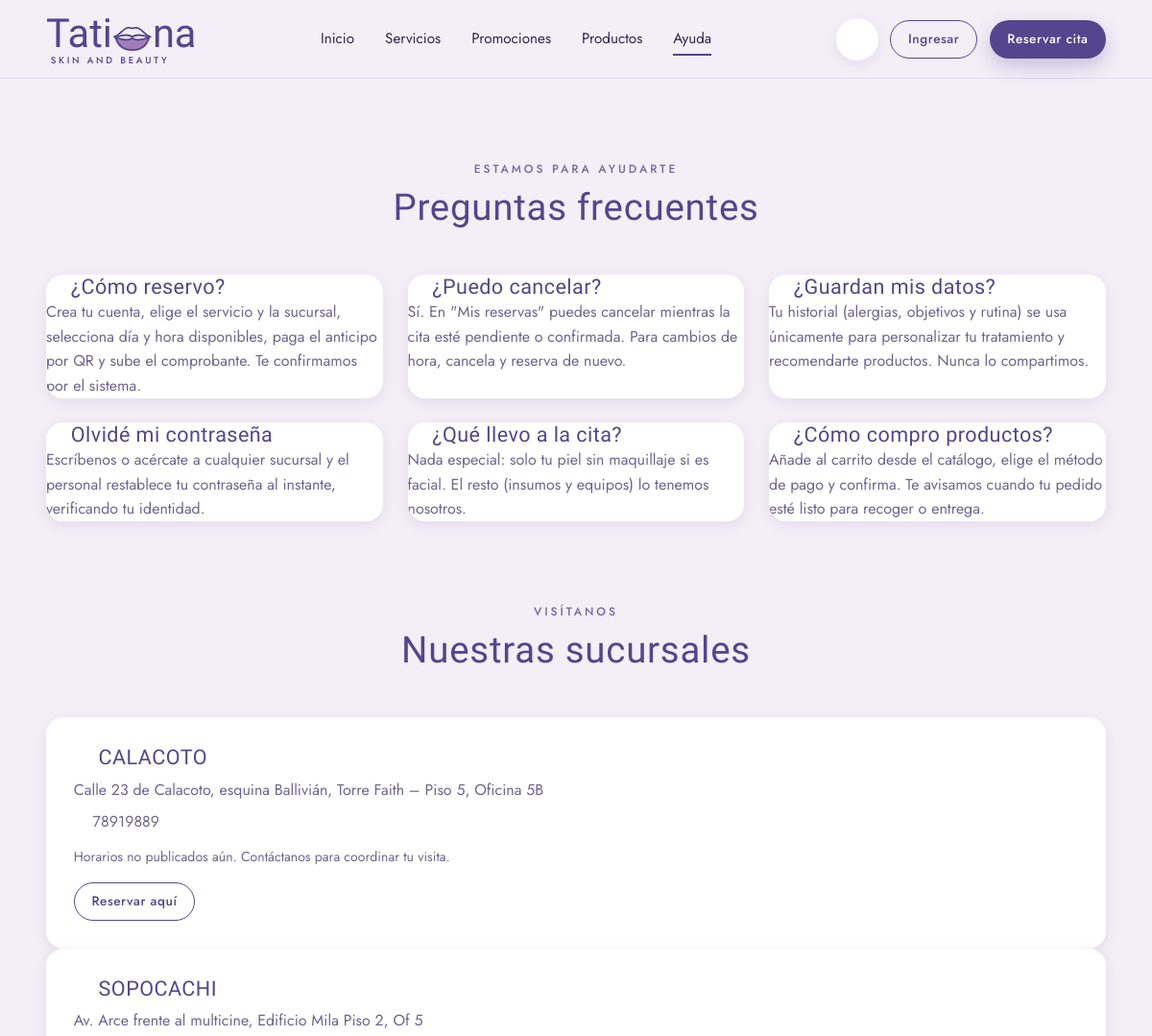
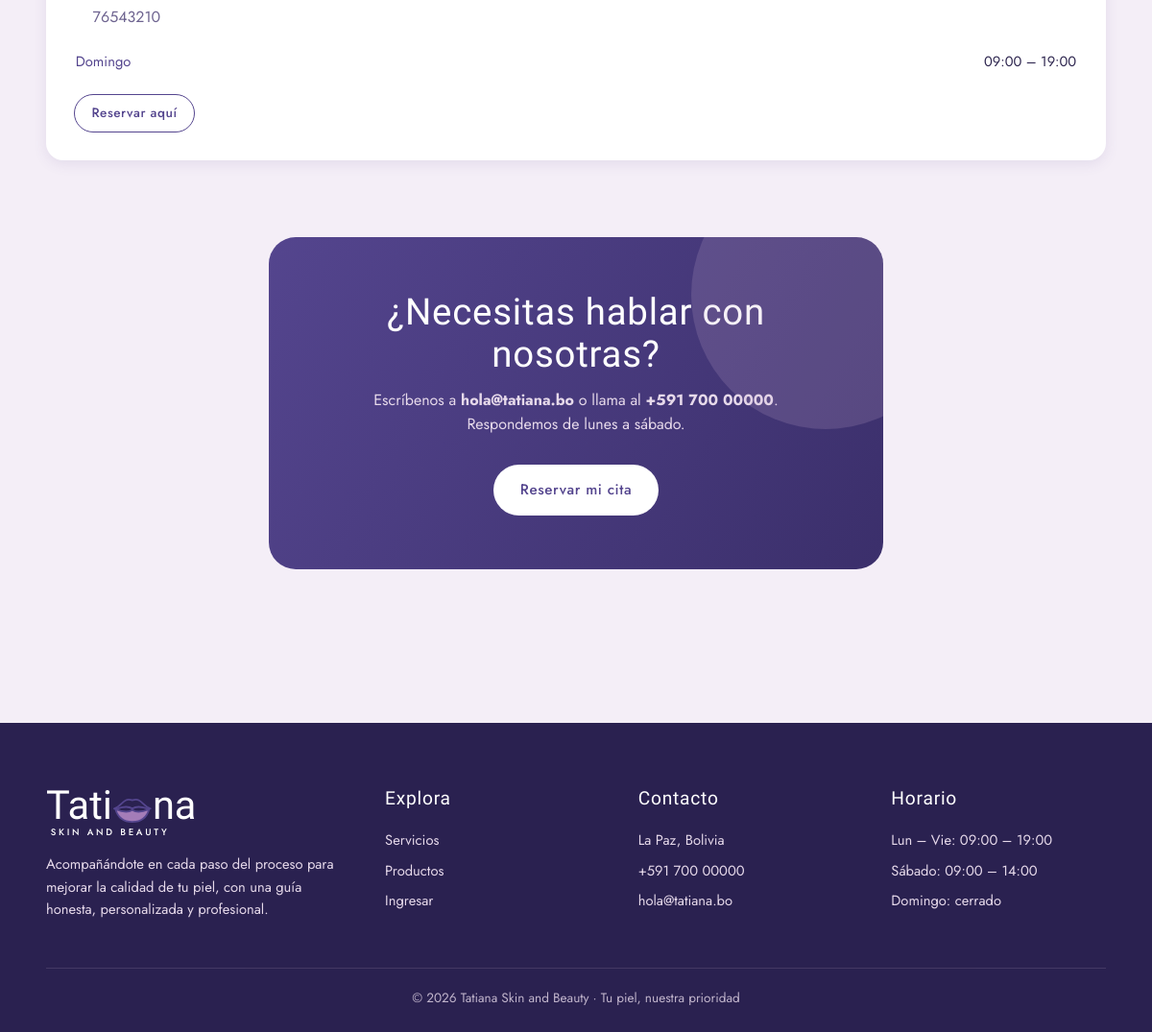
Screenshot of /index.php?v=ayuda with the database file from the repository (2 pictures, top to bottom).
### tables this page shows
CREATE TABLE `sucursal` (
  `id_sucursal` varchar(10) NOT NULL,
  `nombre_sucursal` varchar(50) NOT NULL,
  `direccion` varchar(150) DEFAULT NULL,
  `telefono` varchar(20) DEFAULT NULL
);

CREATE TABLE `horario_sucursal` (
  `id_horario` int(11) NOT NULL,
  `dia_semana` enum('Lunes','Martes','Miercoles','Jueves','Viernes','Sabado','Domingo') DEFAULT NULL,
  `hora_apertura` time DEFAULT NULL,
  `hora_cierre` time DEFAULT NULL,
  `es_activo` tinyint(1) DEFAULT NULL,
  `id_sucursal` varchar(10) DEFAULT NULL
);

### app/controllers/Controller.php (called while the page is built, shortened)
<?php
abstract class Controller
{
    protected function vista(string $archivo, array $datos = []): void
    {
        $datos += $this->avisos();
        extract($datos, EXTR_SKIP);
        require BASE_PATH . '/app/views/' . $archivo;
    }
    private function avisos(): array
    {
        $avisos = ['avisos_cliente' => 0, 'avisos_admin' => 0];
        $u = Auth::usuario();
        if ($u === null) {
            return $avisos;
        }
        return $avisos;
    }
}

### app/controllers/HomeController.php (called while the page is built, shortened)
<?php
final class HomeController extends Controller
{
    public function ayuda(): void
    {
        $this->vista('home/ayuda.php', ['sucursales' => Sucursal::conHorariosActivos()]);
    }
}

### app/core/Router.php (called while the page is built, shortened)
<?php
final class Router
{
    public function despachar(): void
    {
        $vista = (string)($_GET['v'] ?? 'home');
        [$clase, $metodo, $nivel] = $this->rutas[$vista];
        try {
            (new $clase())->$metodo();
        } catch (\Throwable $e) {
            error_log('[APP] ' . $e->getMessage() . ' @ ' . $e->getFile() . ':' . $e->getLine());
            (new ErroresController())->error($e);
        }
    }
}

### public/index.php (called while the page is built, shortened)
<?php
require dirname(__DIR__) . '/app/bootstrap.php';
$rutas = require BASE_PATH . '/config/routes.php';
(new App\Core\Router($rutas))->despachar();

### app/bootstrap.php (called while the page is built, shortened)
<?php
spl_autoload_register(function (string $clase): void {
    $mapa = [
        'App\\Core\\'        => '/app/core/',
        'App\\Models\\'      => '/app/models/',
        'App\\Controllers\\' => '/app/controllers/',
    ];
    foreach ($mapa as $prefijo => $carpeta) {
        if (strncmp($clase, $prefijo, strlen($prefijo)) === 0) {
            $ruta = BASE_PATH . $carpeta . str_replace('\\', '/', substr($clase, strlen($prefijo))) . '.php';
            return;
        }
    }
});
require_once BASE_PATH . '/app/views/layout/helpers.php';

### app/core/Database.php (called while the page is built, shortened)
<?php
final class Database
{
    private static ?PDO $pdo = null;
    public static function pdo(): PDO
    {
        $dsn = sprintf('mysql:host=%s;port=%s;dbname=%s;charset=utf8mb4', DB_HOST, DB_PORT, DB_NAME);
        try {
            self::$pdo = new PDO($dsn, DB_USER, DB_PASS, [
                PDO::ATTR_ERRMODE            => PDO::ERRMODE_EXCEPTION,
                PDO::ATTR_DEFAULT_FETCH_MODE => PDO::FETCH_ASSOC,
                PDO::ATTR_EMULATE_PREPARES   => false,
            ]);
        } catch (PDOException $e) {
            error_log('[BD] ' . $e->getMessage());
            throw new \RuntimeException('No fue posible conectar con la base de datos.', 0, $e);
        }
        return self::$pdo;
    }
}

### app/models/Model.php (called while the page is built, shortened)
<?php
abstract class Model
{
    private static function ejecutar(string $sql, array $params): PDOStatement
    {
        $st = Database::pdo()->prepare($sql);
        $st->execute($params);
        return $st;
    }
    protected static function all(string $sql, array $params = []): array
    {
        return self::ejecutar($sql, $params)->fetchAll();
    }
}

### app/models/Sucursal.php (called while the page is built, shortened)
<?php
final class Sucursal extends Model
{
    public static function conHorariosActivos(): array
    {
        return self::all(
            'SELECT s.*, h.dia_semana, h.hora_apertura, h.hora_cierre
             FROM sucursal s
             LEFT JOIN horario_sucursal h ON h.id_sucursal = s.id_sucursal AND h.es_activo = 1
             ORDER BY s.nombre_sucursal, ' . self::ORDEN_DIAS
        );
    }
}

### app/views/home/ayuda.php (the view, shortened to what this page needs)
<?php
require __DIR__ . '/../layout/header.php';
$porSucursal = [];
foreach (($sucursales ?? []) as $h) {
    $porSucursal[$h['id_sucursal']] = [
        'sucursal' => $h,
        'horarios' => [],
    ];
    if ($h['dia_semana'] !== null) {
        $porSucursal[$h['id_sucursal']]['horarios'][] = $h;
    }
}
?>
<section class="section">
    <div class="container">
        <div class="section-head">
            <span class="eyebrow">Estamos para ayudarte</span>
            <h2>Preguntas frecuentes</h2>
        </div>
        <div class="grid-3">
            <article class="card">
                <h3><?= icon('calendar', 20) ?> ¿Cómo reservo?</h3>
                <p class="muted">Crea tu cuenta, elige el servicio y la sucursal, selecciona día y hora disponibles, paga el anticipo por QR y sube el comprobante. Te confirmamos por el sistema.</p>
            </article>
            <article class="card">
                <h3><?= icon('clock', 20) ?> ¿Puedo cancelar?</h3>
                <p class="muted">Sí. En "Mis reservas" puedes cancelar mientras la cita esté pendiente o confirmada. Para cambios de hora, cancela y reserva de nuevo.</p>
            </article>
            <article class="card">
                <h3><?= icon('shield', 20) ?> ¿Guardan mis datos?</h3>
                <p class="muted">Tu historial (alergias, objetivos y rutina) se usa únicamente para personalizar tu tratamiento y recomendarte productos. Nunca lo compartimos.</p>
            </article>
            <article class="card">
                <h3><?= icon('key', 20) ?> Olvidé mi contraseña</h3>
                <p class="muted">Escríbenos o acércate a cualquier sucursal y el personal restablece tu contraseña al instante, verificando tu identidad.</p>
            </article>
            <article class="card">
                <h3><?= icon('drop', 20) ?> ¿Qué llevo a la cita?</h3>
                <p class="muted">Nada especial: solo tu piel sin maquillaje si es facial. El resto (insumos y equipos) lo tenemos nosotros.</p>
            </article>
            <article class="card">
                <h3><?= icon('cart', 20) ?> ¿Cómo compro productos?</h3>
                <p class="muted">Añade al carrito desde el catálogo, elige el método de pago y confirma. Te avisamos cuando tu pedido esté listo para recoger o entrega.</p>
            </article>
        </div>
    </div>
</section>
<section class="section" style="padding-top:0">
    <div class="container">
        <div class="section-head">
            <span class="eyebrow">Visítanos</span>
            <h2>Nuestras sucursales</h2>
        </div>
        <div class="grid-2">
            <?php foreach ($porSucursal as $datos): $s = $datos['sucursal']; ?>
            <article class="card" style="padding:1.8rem">
                <h3><?= icon('pin', 20) ?> <?= e($s['nombre_sucursal']) ?></h3>
                <p class="muted" style="margin:.5rem 0"><?= e($s['direccion'] ?? 'Dirección por confirmar') ?></p>
                <?php if (!empty($s['telefono'])): ?>
                    <p class="muted"><?= icon('phone', 15) ?> <?= e($s['telefono']) ?></p>
                <?php endif; ?>
                <?php if ($datos['horarios'] !== []): ?>
                    <table style="width:100%;margin-top:1rem;font-size:.92rem">
                        <?php foreach ($datos['horarios'] as $h): ?>
                        <tr>
                            <td style="padding:.25rem 0;color:var(--morado)"><?= e($h['dia_semana']) ?></td>
                            <td style="padding:.25rem 0;text-align:right">
                                <?= $h['hora_apertura'] !== null
                                    ? e(substr((string)$h['hora_apertura'], 0, 5) . ' – ' . substr((string)$h['hora_cierre'], 0, 5))
                                    : 'Cerrado' ?>
                            </td>
                        </tr>
                        <?php endforeach; ?>
                    </table>
                <?php else: ?>
                    <p class="muted" style="font-size:.88rem;margin-top:.75rem">Horarios no publicados aún. Contáctanos para coordinar tu visita.</p>
                <?php endif; ?>
                <a href="<?= ruta('reserva_nueva', ['sucursal' => $s['id_sucursal']]) ?>" class="btn btn-outline btn-sm" style="margin-top:1rem">Reservar aquí</a>
            </article>
            <?php endforeach; ?>
        </div>
    </div>
</section>
<section class="section" style="padding-top:0">
    <div class="container" style="max-width:640px">
        <div class="cta-band">
            <h2>¿Necesitas hablar con nosotras?</h2>
            <p>Escríbenos a <b>hola@tatiana.bo</b> o llama al <b>+591 700 00000</b>. Respondemos de lunes a sábado.</p>
            <a href="<?= ruta('reserva_nueva') ?>" class="btn btn-light">Reservar mi cita</a>
        </div>
    </div>
</section>
<?php require __DIR__ . '/../layout/footer.php'; ?>

### public/css/style.css (style rules this page uses)
:root { --morado: #54458e; --morado-oscuro: #3b2f6b; --morado-profundo: #2a2150; --lila: #cbb2d2; --lila-claro: #e6d9ea; --lila-suave: #f4eef7; --blanco: #ffffff; --texto: #2f2750; --texto-suave: #6e6490; --ok: #3f8f6b; --ok-bg: #dff2e8; --warn: #b8801f; --warn-bg: #fbefd3; --danger: #c0405f; --danger-bg: #fbe0e7; --radio: 18px; --radio-sm: 12px; --sombra: 0 10px 30px rgba(84, 69, 142, .12); --sombra-sm: 0 4px 14px rgba(84, 69, 142, .10); --f-script: 'Allura', cursive; --f-display: 'Italiana', serif; --f-sans: 'Jost', system-ui, sans-serif; }
* { box-sizing: border-box; margin: 0; padding: 0; }
html { scroll-behavior: smooth; }
body { font-family: var(--f-sans); color: var(--texto); background: var(--lila-suave); line-height: 1.6; -webkit-font-smoothing: antialiased; }
a { color: inherit; text-decoration: none; }
h1, h2, h3 { font-family: var(--f-display); font-weight: 400; color: var(--morado); line-height: 1.15; letter-spacing: .02em; }
h2 { font-size: clamp(1.8rem, 3.2vw, 2.6rem); }
h3 { font-size: 1.35rem; }
.eyebrow { text-transform: uppercase; letter-spacing: .25em; font-size: .75rem; color: var(--morado); opacity: .8; font-weight: 500; }
.muted { color: var(--texto-suave); }
.container { width: min(1160px, 92%); margin-inline: auto; }
.section { padding: 5rem 0; }
.section-head { text-align: center; margin-bottom: 3rem; }
.section-head h2 { margin-top: .4rem; }
.btn { display: inline-flex; align-items: center; justify-content: center; gap: .5rem; padding: .85rem 1.7rem; border-radius: 999px; border: 1.5px solid transparent; font-family: var(--f-sans); font-size: .95rem; font-weight: 500; letter-spacing: .04em; cursor: pointer; transition: all .25s ease; }
.btn-outline { border-color: var(--morado); color: var(--morado); background: transparent; }
.btn-light { background: var(--blanco); color: var(--morado); }
.btn-sm { padding: .5rem 1.1rem; font-size: .85rem; }
.grid-3 { display: grid; grid-template-columns: repeat(3, 1fr); gap: 1.6rem; }
.card { background: var(--blanco); border-radius: var(--radio); box-shadow: var(--sombra-sm); overflow: hidden; transition: transform .3s, box-shadow .3s; }
.cta-band { background: linear-gradient(120deg, var(--morado), var(--morado-oscuro)); color: #fff; border-radius: 28px; padding: 3.5rem 2.5rem; text-align: center; position: relative; overflow: hidden; }
.cta-band::after { content: ''; position: absolute; right: -80px; top: -80px; width: 280px; height: 280px; border-radius: 50%; background: rgba(203,178,210,.18); }
.cta-band h2 { color: #fff; }
.cta-band p { color: var(--lila-claro); margin: .8rem auto 1.8rem; max-width: 480px; }

### rows the page displays
sucursal: nombre_sucursal "CALACOTO", direccion "Calle 23 de Calacoto, esquina Ballivián, Torre Faith – Piso 5, Oficina 5B", telefono "78919889"
sucursal: nombre_sucursal "SOPOCACHI", direccion "Av. Arce frente al multicine, Edificio Mila Piso 2, Of 5", telefono "76543210"
horario_sucursal: dia_semana "Domingo", hora_apertura+hora_cierre "09:00 – 19:00"
